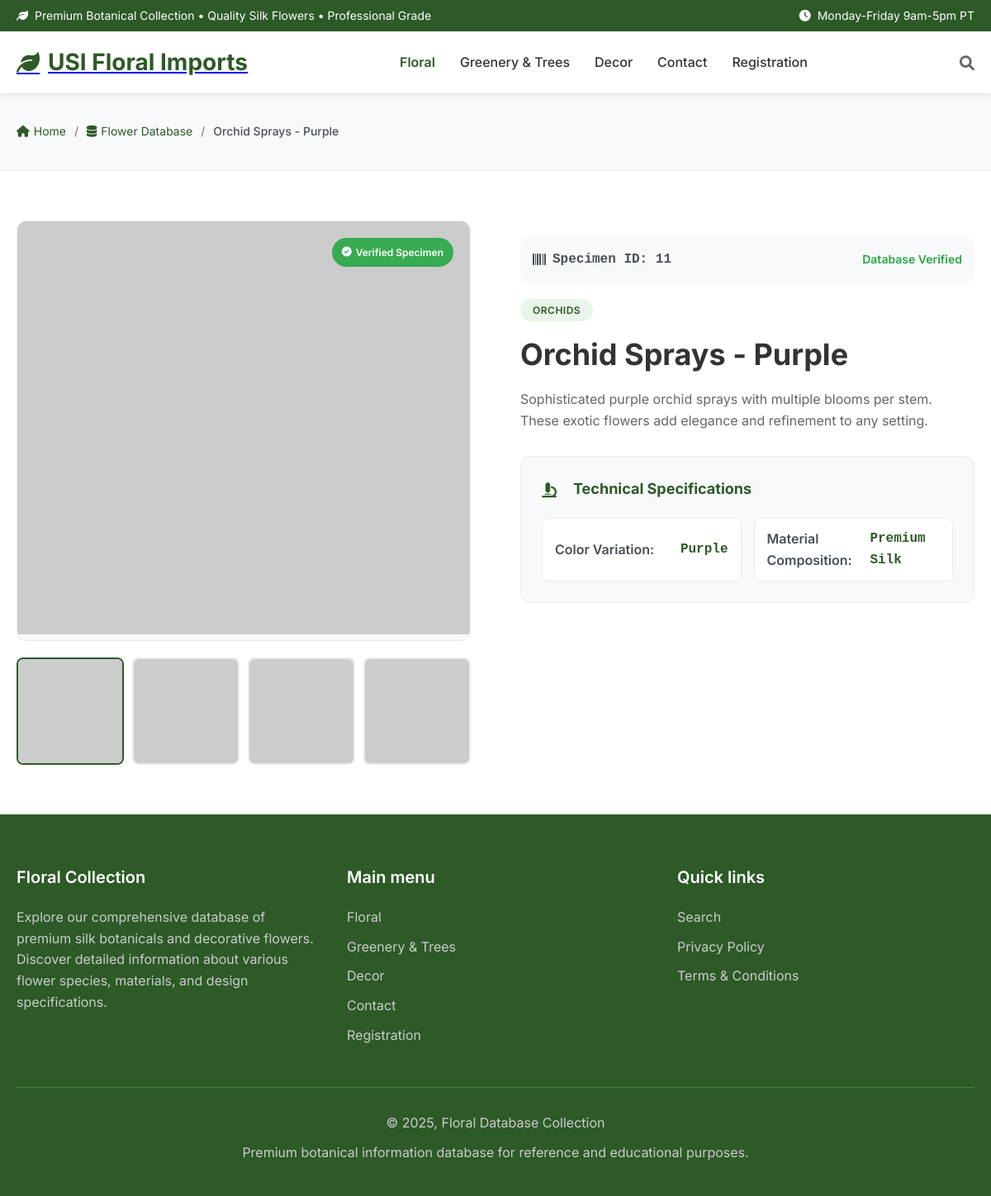
Screenshot of /product-detail.php?id=11 with the database file from the repository.
### tables this page shows
CREATE TABLE products (
    id INT AUTO_INCREMENT PRIMARY KEY,
    name VARCHAR(200) NOT NULL,
    slug VARCHAR(200) NOT NULL UNIQUE,
    description TEXT,
    short_description VARCHAR(500),
    category_id INT NOT NULL,
    price DECIMAL(10,2) NOT NULL,
    wholesale_price DECIMAL(10,2),
    min_quantity INT DEFAULT 1,
    min_quantity_unit VARCHAR(50) DEFAULT 'pieces',
    stock_quantity INT DEFAULT 0,
    sku VARCHAR(100) UNIQUE,
    image_url TEXT,
    gallery_images JSON,
    featured BOOLEAN DEFAULT FALSE,
    active BOOLEAN DEFAULT TRUE,
    meta_title VARCHAR(255),
    meta_description TEXT,
    weight DECIMAL(8,2),
    dimensions VARCHAR(100),
    color VARCHAR(50),
    material VARCHAR(100),
    created_at TIMESTAMP DEFAULT CURRENT_TIMESTAMP,
    updated_at TIMESTAMP DEFAULT CURRENT_TIMESTAMP ON UPDATE CURRENT_TIMESTAMP,
    
    FOREIGN KEY (category_id) REFERENCES categories(id) ON DELETE CASCADE,
    INDEX idx_category (category_id),
    INDEX idx_active (active),
    INDEX idx_featured (featured),
    INDEX idx_price (price),
    FULLTEXT idx_search (name, description, short_description)
);

CREATE TABLE categories (
    id INT AUTO_INCREMENT PRIMARY KEY,
    name VARCHAR(100) NOT NULL,
    slug VARCHAR(100) NOT NULL UNIQUE,
    description TEXT,
    image_url VARCHAR(255),
    active BOOLEAN DEFAULT TRUE,
    created_at TIMESTAMP DEFAULT CURRENT_TIMESTAMP,
    updated_at TIMESTAMP DEFAULT CURRENT_TIMESTAMP ON UPDATE CURRENT_TIMESTAMP
);

### includes/database.php (called while the page is built, shortened)
<?php
class Database {
    private static $instance = null;
    private $connection;
    private $host = 'localhost';
    private $database = 'usi_floral_db';
    private $username = 'root';
    private $password = '';
    private $charset = 'utf8mb4';
    private function __construct() {
        try {
            $dsn = "mysql:host={$this->host};dbname={$this->database};charset={$this->charset}";
            $options = [
                PDO::ATTR_ERRMODE            => PDO::ERRMODE_EXCEPTION,
                PDO::ATTR_DEFAULT_FETCH_MODE => PDO::FETCH_ASSOC,
                PDO::ATTR_EMULATE_PREPARES   => false,
            ];
            $this->connection = new PDO($dsn, $this->username, $this->password, $options);
        } catch (PDOException $e) {
            throw new PDOException("Error de conexión: " . $e->getMessage());
        }
    }
    public static function getInstance() {
        if (self::$instance === null) {
            self::$instance = new self();
        }
        return self::$instance;
    }
    public function getConnection() {
        return $this->connection;
    }
}
class ProductManager {
    private $db;
    public function __construct() {
        $this->db = Database::getInstance()->getConnection();
    }
    public function getProductById($id) {
        try {
            $sql = "SELECT
                        p.*, c.name as category_name, c.slug as category_slug
                    FROM products p
                    JOIN categories c ON p.category_id = c.id
                    WHERE p.id = ? AND p.active = TRUE";
            $stmt = $this->db->prepare($sql);
            $stmt->execute([$id]);
            return $stmt->fetch();
        } catch (Exception $e) {
            error_log("Get Product By ID Error: " . $e->getMessage());
            return false;
        }
    }
}
?>

### product-detail.php (the view, shortened to what this page needs)
<?php
$productId = $_GET['id'] ?? null;
$product = null;
try {
    require_once 'includes/database.php';
    $productManager = new ProductManager();
    try {
        $product = $productManager->getProductById($productId);
    } catch (Exception $e) {
        $errorMessage = "Error loading product: " . $e->getMessage();
    }
} catch (Exception $e) {
    $errorMessage = "Database connection error: " . $e->getMessage();
    $product = [
        'id' => $productId,
        'name' => 'Sample Product #' . $productId,
        'description' => 'This is a sample product because the database is not connected. Please run setup-database.php first.',
        'short_description' => 'Sample product',
        'price' => 45.99,
        'wholesale_price' => 32.00,
        'stock_quantity' => 150,
        'sku' => 'SAMPLE-' . str_pad($productId, 3, '0', STR_PAD_LEFT),
        'image_url' => 'https://via.placeholder.com/600x600/e8f5e8/2d5a27?text=Sample+Product+' . $productId,
        'color' => 'Sample Color',
        'material' => 'Sample Material',
        'category_name' => 'Sample Category'
    ];
}
?>
<!DOCTYPE html>
<html lang="en">
<head>
    <link rel="stylesheet" href="css/style.css">
    <link href="https://cdnjs.cloudflare.com/ajax/libs/font-awesome/6.0.0/css/all.min.css" rel="stylesheet">
</head>
<body>
    <header class="header">
        <div class="header-top">
            <div class="container">
                <div class="header-info">
                    <span><i class="fas fa-leaf"></i> Premium Botanical Collection • Quality Silk Flowers • Professional Grade</span>
                    <span><i class="fas fa-clock"></i> Monday-Friday 9am-5pm PT</span>
                </div>
            </div>
        </div>
        <div class="header-main">
            <div class="container">
                <div class="header-content">
                    <div class="logo">
                        <a href="index.php"><h1><i class="fas fa-leaf"></i> USI Floral Imports</h1></a>
                    </div>
                    <nav class="main-nav">
                        <ul>
                            <li><a href="floral.php" class="active">Floral</a></li>
                            <li><a href="greenery.php">Greenery & Trees</a></li>
                            <li><a href="decor.php">Decor</a></li>
                            <li><a href="contact.php">Contact</a></li>
                            <li><a href="registration.php">Registration</a></li>
                        </ul>
                    </nav>
                    <div class="header-actions">
                        <i class="fas fa-search search-icon"></i>
                    </div>
                </div>
            </div>
        </div>
    </header>
    <section class="breadcrumb-section">
        <div class="container">
            <nav class="breadcrumb">
                <a href="index.php"><i class="fas fa-home"></i> Home</a>
                <span class="separator">/</span>
                <a href="floral.php"><i class="fas fa-database"></i> Flower Database</a>
                <span class="separator">/</span>
                <span class="current"><?php echo $product ? htmlspecialchars($product['name']) : 'Product Detail'; ?></span>
            </nav>
        </div>
    </section>
    <?php if ($product): ?>
    <section class="product-detail-section">
        <div class="container">
            <div class="product-detail-grid">
                <div class="product-image-section">
                    <div class="main-image">
                        <img src="<?php echo htmlspecialchars($product['image_url']); ?>"
                             alt="<?php echo htmlspecialchars($product['name']); ?>"
                             onerror="this.src='https://via.placeholder.com/600x600/e8f5e8/2d5a27?text=🌸+<?php echo urlencode($product['name']); ?>'">
                        <div class="image-badge">
                            <i class="fas fa-check-circle"></i> Verified Specimen
                        </div>
                    </div>
                    <div class="image-gallery">
                        <div class="gallery-item active">
                            <img src="<?php echo htmlspecialchars($product['image_url']); ?>" alt="Main view">
                        </div>
                        <div class="gallery-item">
                            <img src="https://via.placeholder.com/150x150/f0f8f0/2d5a27?text=Detail+1" alt="Detail view 1">
                        </div>
                        <div class="gallery-item">
                            <img src="https://via.placeholder.com/150x150/f0f8f0/2d5a27?text=Detail+2" alt="Detail view 2">
                        </div>
                        <div class="gallery-item">
                            <img src="https://via.placeholder.com/150x150/f0f8f0/2d5a27?text=Detail+3" alt="Detail view 3">
                        </div>
                    </div>
                </div>
                <div class="product-info-section">
                    <div class="product-header">
                        <div class="specimen-id">
                            <i class="fas fa-barcode"></i> Specimen ID: <?php echo $product['id']; ?>
                        </div>
                        <div class="verification-status">
                            <i class="fas fa-shield-check"></i> Database Verified
                        </div>
                    </div>
                    <div class="taxonomic-classification">
                        <span class="family-tag"><?php echo htmlspecialchars($product['category_name']); ?></span>
                    </div>
                    <h1 class="product-title"><?php echo htmlspecialchars($product['name']); ?></h1>
                    <div class="product-description">
                        <p><?php echo htmlspecialchars($product['description'] ?? $product['short_description']); ?></p>
                    </div>
                    <div class="technical-specs">
                        <h3><i class="fas fa-microscope"></i> Technical Specifications</h3>
                        <div class="specs-grid">
                            <?php if (isset($product['color']) && $product['color']): ?>
                            <div class="spec-item">
                                <span class="spec-label">Color Variation:</span>
                                <span class="spec-value"><?php echo htmlspecialchars($product['color']); ?></span>
                            </div>
                            <?php endif; ?>
                            <?php if (isset($product['material']) && $product['material']): ?>
                            <div class="spec-item">
                                <span class="spec-label">Material Composition:</span>
                                <span class="spec-value"><?php echo htmlspecialchars($product['material']); ?></span>
                            </div>
                            <?php endif; ?>
                        </div>
                    </div>
                </div>
            </div>
        </div>
    </section>
    <?php endif; ?>
    <footer class="footer">
        <div class="container">
            <div class="footer-content">
                <div class="footer-section">
                    <h4>Floral Collection</h4>
                    <p>Explore our comprehensive database of premium silk botanicals and decorative flowers. Discover detailed information about various flower species, materials, and design specifications.</p>
                </div>
                <div class="footer-section">
                    <h4>Main menu</h4>
                    <ul>
                        <li><a href="floral.php">Floral</a></li>
                        <li><a href="greenery.php">Greenery & Trees</a></li>
                        <li><a href="decor.php">Decor</a></li>
                        <li><a href="contact.php">Contact</a></li>
                        <li><a href="registration.php">Registration</a></li>
                    </ul>
                </div>
                <div class="footer-section">
                    <h4>Quick links</h4>
                    <ul>
                        <li><a href="search.php">Search</a></li>
                        <li><a href="privacy.php">Privacy Policy</a></li>
                        <li><a href="terms.php">Terms & Conditions</a></li>
                    </ul>
                </div>
            </div>
            <div class="footer-bottom">
                <p>&copy; 2025, Floral Database Collection</p>
                <p>Premium botanical information database for reference and educational purposes.</p>
            </div>
        </div>
    </footer>
</body>
</html>

### css/style.css (style rules this page uses)
* { margin: 0; padding: 0; box-sizing: border-box; }
body { font-family: 'Inter', sans-serif; line-height: 1.6; color: #333; background-color: #fff; }
.container { max-width: 1200px; margin: 0 auto; padding: 0 20px; }
.header { position: sticky; top: 0; background-color: white; box-shadow: 0 2px 10px rgba(0,0,0,0.1); z-index: 1000; }
.header-top { background-color: #2d5a27; color: white; padding: 8px 0; font-size: 14px; }
.header-info { display: flex; justify-content: space-between; align-items: center; }
.header-info span { display: flex; align-items: center; gap: 8px; }
.header-main { padding: 15px 0; }
.header-content { display: flex; justify-content: space-between; align-items: center; }
.logo h1 { color: #2d5a27; font-size: 28px; font-weight: 700; display: flex; align-items: center; gap: 10px; }
.main-nav ul { display: flex; list-style: none; gap: 30px; }
.main-nav a { text-decoration: none; color: #333; font-weight: 500; transition: color 0.3s ease; }
.header-actions { display: flex; align-items: center; gap: 20px; }
.search-icon { font-size: 18px; color: #666; cursor: pointer; }
.footer { background-color: #2d5a27; color: white; padding: 60px 0 30px; }
.footer-content { display: grid; grid-template-columns: repeat(auto-fit, minmax(250px, 1fr)); gap: 40px; margin-bottom: 40px; }
.footer-section h4 { font-size: 20px; font-weight: 600; margin-bottom: 20px; }
.footer-section ul { list-style: none; }
.footer-section ul li { margin-bottom: 10px; }
.footer-section a { color: #ccc; text-decoration: none; transition: color 0.3s ease; }
.footer-section p { color: #ccc; line-height: 1.6; }
.footer-bottom { border-top: 1px solid #4a7c43; padding-top: 30px; text-align: center; }
.footer-bottom p { color: #ccc; margin-bottom: 10px; }
.main-nav a.active { color: #2d5a27; font-weight: 600; }
.breadcrumb { margin: 20px 0; display: flex; align-items: center; gap: 10px; font-size: 0.9rem; }
.breadcrumb a { color: #2d5a27; text-decoration: none; }
.breadcrumb .separator { color: #666; }
.breadcrumb .current { color: #666; font-weight: 500; }
.flower-description, .technical-specs { margin-bottom: 30px; }
.flower-description h3, .technical-specs h3 { color: #2d5a27; margin-bottom: 15px; font-size: 1.3rem; }
.flower-description h3 i, .technical-specs h3 i { margin-right: 10px; }
.specs-grid { display: grid; gap: 15px; }
.spec-item { display: flex; align-items: center; padding: 12px; background: #f8f9fa; border-radius: 8px; }
.spec-label { font-weight: 600; color: #495057; min-width: 120px; display: flex; align-items: center; }
.spec-value { color: #666; }

### rows the page displays
products: name "Orchid Sprays - Purple", id "11", category.name "ORCHIDS", description "Sophisticated purple orchid sprays with multiple blooms per stem. These exotic flowers add elegance and refinement to any setting.", color "Purple", material "Premium Silk"
